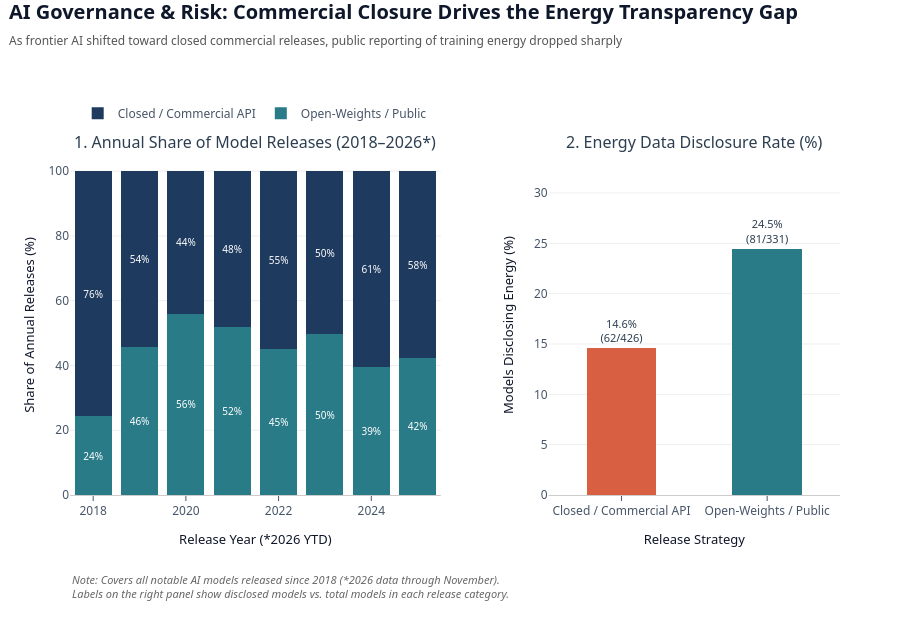

The notebook cell saved with this chart:
### Markdown cell above
### 7. AI Governance & Reporting Risk

### Code cell
# Prepare AI Governance & Accessibility segmentation safely from df_master
df_gov = df_master[df_master["publication_year"] >= 2018].copy()

# Detect accessibility column if present in vw_models_enriched, otherwise classify by known open-weights releases
access_col = None
for candidate in ["model_accessibility", "accessibility", "Model accessibility"]:
    if candidate in df_gov.columns:
        access_col = candidate
        break

def classify_governance(row):
    if access_col and pd.notna(row[access_col]):
        val = str(row[access_col]).lower()
        if "open" in val:
            return "Open-Weights / Public"
        elif "api" in val or "hosted" in val or "closed" in val or "unreleased" in val:
            return "Closed / Commercial API"
    name_org = f"{row.get('model_name', '')} {row.get('organization', '')}".lower()
    open_keywords = [
        "llama", "mistral", "mixtral", "deepseek", "qwen", "gemma",
        "falcon", "olmo", "pythia", "bloom", "opt-", "t5", "bert", "yi-", "phi-"
    ]
    if any(k in name_org for k in open_keywords):
        return "Open-Weights / Public"
    return "Closed / Commercial API"

df_gov["release_model"] = df_gov.apply(classify_governance, axis=1)
df_gov["has_energy"] = df_gov["facility_total_energy_mwh"].notna()

# Left Panel Data: Annual Share (%) of Open-Weights vs Closed Models (2018-2026)
df_gov_year = (
    df_gov.groupby(["publication_year", "release_model"], as_index=False)
    .agg(models_count=("model_id", "count"))
)
df_year_tot = df_gov.groupby("publication_year", as_index=False).agg(year_total=("model_id", "count"))
df_gov_year = df_gov_year.merge(df_year_tot, on="publication_year")
df_gov_year["share_pct"] = (df_gov_year["models_count"] / df_gov_year["year_total"]) * 100.0
df_gov_year["year_label"] = df_gov_year["publication_year"].apply(
    lambda y: f"{int(y)}*" if int(y) == 2026 else str(int(y))
)

# Right Panel Data: Energy Disclosure Rate (%) & Median Compute by Release Model
df_gov_summary = (
    df_gov.groupby("release_model", as_index=False)
    .agg(
        total_models=("model_id", "count"),
        disclosed_models=("has_energy", "sum"),
        median_log10_flop=("log10_flop", "median"),
    )
)
df_gov_summary["disclosure_pct"] = (
    df_gov_summary["disclosed_models"] / df_gov_summary["total_models"]
) * 100.0

NAVY = "#1E3A5F"
TEAL = "#2A7B88"
CORAL = "#D95F43"

fig6 = make_subplots(
    rows=1,
    cols=2,
    horizontal_spacing=0.14,
    column_widths=[0.56, 0.44],
    subplot_titles=(
        "1. Annual Share of Model Releases (2018–2026*)",
        "2. Energy Data Disclosure Rate (%)",
    ),
)

# Left Panel: 100% Stacked Bars over time
for rel_type, color in [
    ("Open-Weights / Public", TEAL),
    ("Closed / Commercial API", NAVY),
]:
    sub = df_gov_year[df_gov_year["release_model"] == rel_type].sort_values("publication_year")
    fig6.add_trace(
        go.Bar(
            x=sub["year_label"],
            y=sub["share_pct"],
            name=rel_type,
            marker_color=color,
            text=sub["share_pct"].apply(lambda p: f"{p:.0f}%" if p >= 12 else ""),
            textposition="inside",
            insidetextanchor="middle",
            textfont=dict(size=10, color="white"),
            customdata=np.stack([sub["models_count"], sub["year_total"]], axis=-1),
            hovertemplate=(
                "<b>%{x} — " + rel_type + "</b><br>"
                "Share: %{y:.1f}% (%{customdata[0]} of %{customdata[1]} models)<extra></extra>"
            ),
        ),
        row=1,
        col=1,
    )

# Right Panel: Disclosure Rate (%) comparison
bar_colors_r = [
    TEAL if "Open" in m else CORAL for m in df_gov_summary["release_model"]
]
fig6.add_trace(
    go.Bar(
        x=df_gov_summary["release_model"],
        y=df_gov_summary["disclosure_pct"],
        name="Energy Transparency Rate (%)",
        showlegend=False,
        marker_color=bar_colors_r,
        width=0.48,
        text=df_gov_summary.apply(
            lambda r: f"{r['disclosure_pct']:.1f}%<br>({int(r['disclosed_models'])}/{int(r['total_models'])})",
            axis=1,
        ),
        textposition="outside",
        cliponaxis=False,
        textfont=dict(size=11, color="#2C3E50"),
        customdata=df_gov_summary["median_log10_flop"],
        hovertemplate=(
            "<b>%{x}</b><br>"
            "Energy Disclosure Rate: %{y:.1f}%<br>"
            "Median Computing Power: 10<sup>%{customdata:.1f}</sup> operations<extra></extra>"
        ),
    ),
    row=1,
    col=2,
)

fig6.update_layout(
    barmode="stack",
    title=dict(
        text=(
            "<b>AI Governance & Risk: Commercial Closure Drives the Energy Transparency Gap</b><br>"
            "<span style='font-size:12px; color:#555555;'>"
            "As frontier AI shifted toward closed commercial releases, public reporting of training energy dropped sharply"
            "</span>"
        ),
        x=0.01,
        xanchor="left",
        y=0.97,
        yanchor="top",
    ),
    font=dict(family="Segoe UI, Arial, sans-serif", size=12, color="#2C3E50"),
    plot_bgcolor="white",
    paper_bgcolor="white",
    legend=dict(
        orientation="h",
        yanchor="bottom",
        y=1.08,
        xanchor="left",
        x=0.01,
        bgcolor="rgba(255,255,255,0.9)",
    ),
    height=640,
    margin=dict(t=155, b=145, l=70, r=60),
    annotations=[
        dict(
            text="<b>1. Annual Share of Model Releases (2018–2026*)</b>",
            x=0.0,
            xanchor="left",
            y=1.02,
            yanchor="bottom",
            xref="x domain",
            yref="y domain",
            showarrow=False,
            font=dict(size=12, color=NAVY),
        ),
        dict(
            text="<b>2. Energy Data Disclosure Rate (%)</b>",
            x=0.0,
            xanchor="left",
            y=1.02,
            yanchor="bottom",
            xref="x2 domain",
            yref="y2 domain",
            showarrow=False,
            font=dict(size=12, color=TEAL),
        ),
        dict(
            text=(
                "<i>Note: Covers all notable AI models released since 2018 (*2026 data through November).<br>"
                "Labels on the right panel show disclosed models vs. total models in each release category.</i>"
            ),
            x=0.0,
            xanchor="left",
            y=-0.22,
            yanchor="top",
            xref="paper",
            yref="paper",
            showarrow=False,
            align="left",
            font=dict(size=11, color="#666666"),
        ),
    ],
)

fig6.update_xaxes(title_text="Release Year (*2026 YTD)", showgrid=False, linecolor="#CCCCCC", row=1, col=1)
fig6.update_yaxes(title_text="Share of Annual Releases (%)", range=[0, 105], gridcolor="#EEEEEE", row=1, col=1)

fig6.update_xaxes(title_text="Release Strategy", showgrid=False, linecolor="#CCCCCC", row=1, col=2)
fig6.update_yaxes(
    title_text="Models Disclosing Energy (%)",
    range=[0, df_gov_summary["disclosure_pct"].max() * 1.38],
    gridcolor="#EEEEEE",
    row=1,
    col=2,
)

fig6.show()
save_chart(fig6, 'chart6_governance_risk.png', height=680)

### Figure 1 — Plotly figure (JSON) as saved in the notebook; plotly's stock layout.template omitted (floating-point values rounded to 4 significant figures)
{"data": [{"customdata": [[9, 37], [31, 68], [28, 50], [41, 79], [41, 91], [59, 119], [39, 99], [47, 111], [36, 103]], "hovertemplate": "<b>%{x} — Open-Weights / Public</b><br>Share: %{y:.1f}% (%{customdata[0]} of %{customdata[1]} models)<extra></extra>", "insidetextanchor": "middle", "marker": {"color": "#2A7B88"}, "name": "Open-Weights / Public", "text": ["24%", "46%", "56%", "52%", "45%", "50%", "39%", "42%", "35%"], "textfont": {"color": "white", "size": 10}, "textposition": "inside", "type": "bar", "x": ["2018", "2019", "2020", "2021", "2022", "2023", "2024", "2025", "2026*"], "xaxis": "x", "y": [24.32, 45.59, 56.0, 51.9, 45.05, 49.58, 39.39, 42.34, 34.95], "yaxis": "y"}, {"customdata": [[28, 37], [37, 68], [22, 50], [38, 79], [50, 91], [60, 119], [60, 99], [64, 111], [67, 103]], "hovertemplate": "<b>%{x} — Closed / Commercial API</b><br>Share: %{y:.1f}% (%{customdata[0]} of %{customdata[1]} models)<extra></extra>", "insidetextanchor": "middle", "marker": {"color": "#1E3A5F"}, "name": "Closed / Commercial API", "text": ["76%", "54%", "44%", "48%", "55%", "50%", "61%", "58%", "65%"], "textfont": {"color": "white", "size": 10}, "textposition": "inside", "type": "bar", "x": ["2018", "2019", "2020", "2021", "2022", "2023", "2024", "2025", "2026*"], "xaxis": "x", "y": [75.68, 54.41, 44.0, 48.1, 54.95, 50.42, 60.61, 57.66, 65.05], "yaxis": "y"}, {"cliponaxis": false, "customdata": [22.59, 22.41], "hovertemplate": "<b>%{x}</b><br>Energy Disclosure Rate: %{y:.1f}%<br>Median Computing Power: 10<sup>%{customdata:.1f}</sup> operations<extra></extra>", "marker": {"color": ["#D95F43", "#2A7B88"]}, "name": "Energy Transparency Rate (%)", "showlegend": false, "text": ["14.6%<br>(62/426)", "24.5%<br>(81/331)"], "textfont": {"color": "#2C3E50", "size": 11}, "textposition": "outside", "type": "bar", "width": 0.48, "x": ["Closed / Commercial API", "Open-Weights / Public"], "xaxis": "x2", "y": [14.55, 24.47], "yaxis": "y2"}], "layout": {"annotations": [{"font": {"size": 16}, "showarrow": false, "text": "1. Annual Share of Model Releases (2018–2026*)", "x": 0.2408, "xanchor": "center", "xref": "paper", "y": 1.0, "yanchor": "bottom", "yref": "paper"}, {"font": {"size": 16}, "showarrow": false, "text": "2. Energy Data Disclosure Rate (%)", "x": 0.8108, "xanchor": "center", "xref": "paper", "y": 1.0, "yanchor": "bottom", "yref": "paper"}, {"align": "left", "font": {"color": "#666666", "size": 11}, "showarrow": false, "text": "<i>Note: Covers all notable AI models released since 2018 (*2026 data through November).<br>Labels on the right panel show disclosed models vs. total models in each release category.</i>", "x": 0.0, "xanchor": "left", "xref": "paper", "y": -0.22, "yanchor": "top", "yref": "paper"}], "barmode": "stack", "font": {"color": "#2C3E50", "family": "Segoe UI, Arial, sans-serif", "size": 12}, "height": 640, "legend": {"bgcolor": "rgba(255,255,255,0.9)", "orientation": "h", "x": 0.01, "xanchor": "left", "y": 1.08, "yanchor": "bottom"}, "margin": {"b": 145, "l": 70, "r": 60, "t": 155}, "paper_bgcolor": "white", "plot_bgcolor": "white", "title": {"text": "<b>AI Governance & Risk: Commercial Closure Drives the Energy Transparency Gap</b><br><span style='font-size:12px; color:#555555;'>As frontier AI shifted toward closed commercial releases, public reporting of training energy dropped sharply</span>", "x": 0.01, "xanchor": "left", "y": 0.97, "yanchor": "top"}, "xaxis": {"anchor": "y", "domain": [0.0, 0.4816], "linecolor": "#CCCCCC", "showgrid": false, "title": {"text": "Release Year (*2026 YTD)"}}, "xaxis2": {"anchor": "y2", "domain": [0.6216, 1.0], "linecolor": "#CCCCCC", "showgrid": false, "title": {"text": "Release Strategy"}}, "yaxis": {"anchor": "x", "domain": [0.0, 1.0], "gridcolor": "#EEEEEE", "range": [0, 105], "title": {"text": "Share of Annual Releases (%)"}}, "yaxis2": {"anchor": "x2", "domain": [0.0, 1.0], "gridcolor": "#EEEEEE", "range": [0, 33.77], "title": {"text": "Models Disclosing Energy (%)"}}}}
